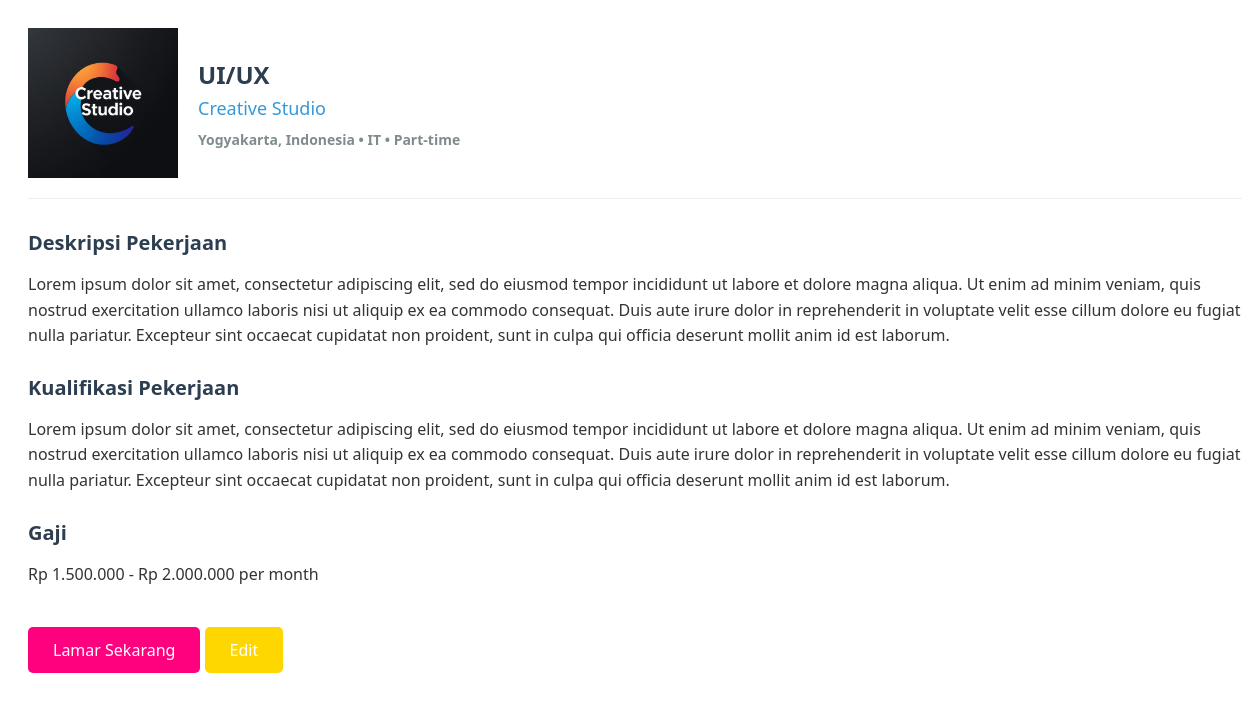
The page /detail_employer.php?slug=ui-ux on the database its author committed.
### tables this page shows
CREATE TABLE `lowongan` (
  `id` int(11) NOT NULL,
  `judul` varchar(255) NOT NULL,
  `perusahaan` varchar(255) NOT NULL,
  `kategori` varchar(100) NOT NULL,
  `lokasi` varchar(255) NOT NULL,
  `gaji` varchar(100) NOT NULL,
  `tipe` varchar(50) NOT NULL,
  `slug` varchar(255) NOT NULL,
  `logo` varchar(255) NOT NULL,
  `deskripsi` text DEFAULT NULL,
  `kualifikasi` text DEFAULT NULL,
  `batas_lamaran` date DEFAULT NULL,
  `created_at` timestamp NOT NULL DEFAULT current_timestamp()
);

### detail_employer.php (the view, shortened to what this page needs)
<?php
include 'koneksi.php';
$slug = $_GET['slug'] ?? '';
$stmt = $conn->prepare("SELECT * FROM lowongan WHERE slug = ? LIMIT 1");
$stmt->bind_param("s", $slug);
$stmt->execute();
$result = $stmt->get_result();
if ($row = $result->fetch_assoc()) {
?>
<link rel="stylesheet" href="styles/detail_ajax.css?v=<?= time(); ?>">
<div class="job-detail">
    <div class="detail-header">
        <img src="<?= htmlspecialchars($row['logo']) ?>" alt="Logo <?= htmlspecialchars($row['perusahaan']) ?>" class="detail-logo" style="max-width:150px">
        <div>
            <h2><?= htmlspecialchars($row['judul']) ?></h2>
            <h4><?= htmlspecialchars($row['perusahaan']) ?></h4>
            <b><p><?= htmlspecialchars($row['lokasi']) ?> • <?= htmlspecialchars($row['kategori']) ?> • <?= htmlspecialchars($row['tipe']) ?></p></b>
        </div>
    </div>
    <div class="detail-body">
        <h3>Deskripsi Pekerjaan</h3>
        <p><?= nl2br(htmlspecialchars($row['deskripsi'])) ?></p>
        <h3>Kualifikasi Pekerjaan</h3>
        <p><?= nl2br(htmlspecialchars($row['kualifikasi'])) ?></p>
        <h3>Gaji</h3>
        <p><?= htmlspecialchars($row['gaji']) ?></p>
        <a href="lamar.php?slug=<?= $slug ?>" class="apply-button">Lamar Sekarang</a>
        <a href="edit_employer.php?slug=<?= $slug ?>" class="edit-button">Edit</a>
    </div>
</div>
<?php
} else {
    echo "Lowongan tidak ditemukan.";
}
?>

### styles/detail_ajax.css (style rules this page uses)
.job-detail { font-family: 'Segoe UI', Roboto, 'Helvetica Neue', Arial, sans-serif; width: 100%; margin: 0; padding: 20px; color: #333; text-align: left; }
.detail-header { display: flex; align-items: center; gap: 20px; margin-bottom: 30px; border-bottom: 1px solid #eee; padding-bottom: 20px; }
.detail-header h2 { font-size: 24px; font-weight: 600; margin: 0 0 5px 0; color: #2c3e50; }
.detail-header h4 { font-size: 18px; font-weight: 500; margin: 0 0 10px 0; color: #3498db; }
.detail-header p { font-size: 14px; color: #7f8c8d; margin: 0; }
.detail-body h3 { font-size: 20px; font-weight: 600; color: #2c3e50; margin: 25px 0 10px 0; }
.detail-body p { font-size: 16px; line-height: 1.6; margin-bottom: 20px; text-align: left; }
.apply-button { display: inline-block; background-color: #ff007f; color: white; padding: 12px 25px; text-decoration: none; border-radius: 5px; font-weight: 500; font-size: 16px; transition: background-color 0.3s; margin-top: 20px; border: none; cursor: pointer; }
.edit-button { display: inline-block; background-color: gold; color: white; padding: 12px 25px; text-decoration: none; border-radius: 5px; font-weight: 500; font-size: 16px; transition: background-color 0.3s; margin-top: 20px; border: none; cursor: pointer; }

### rows shown on the page
lowongan: logo (picture), judul "UI/UX", perusahaan "Creative Studio", lokasi "Yogyakarta, Indonesia", kategori "IT", tipe "Part-time", deskripsi "Lorem ipsum dolor sit amet, consectetur adipiscing elit, sed do eiusmod tempor incididunt ut labore et dolore magna aliqua. Ut enim ad minim veniam, quis nostrud exercitation ullamco laboris nisi ut aliquip ex ea commodo consequat. Duis aute irure dolor in reprehenderit in voluptate velit esse cillum dolore eu fugiat nulla pariatur. Excepteur sint occaecat cupidatat non proident, sunt in culpa qui officia deserunt mollit anim id est laborum.", kualifikasi "Lorem ipsum dolor sit amet, consectetur adipiscing elit, sed do eiusmod tempor incididunt ut labore et dolore magna aliqua. Ut enim ad minim veniam, quis nostrud exercitation ullamco laboris nisi ut aliquip ex ea commodo consequat. Duis aute irure dolor in reprehenderit in voluptate velit esse cillum dolore eu fugiat nulla pariatur. Excepteur sint occaecat cupidatat non proident, sunt in culpa qui officia deserunt mollit anim id est laborum.", gaji "Rp 1.500.000 - Rp 2.000.000 per month"
